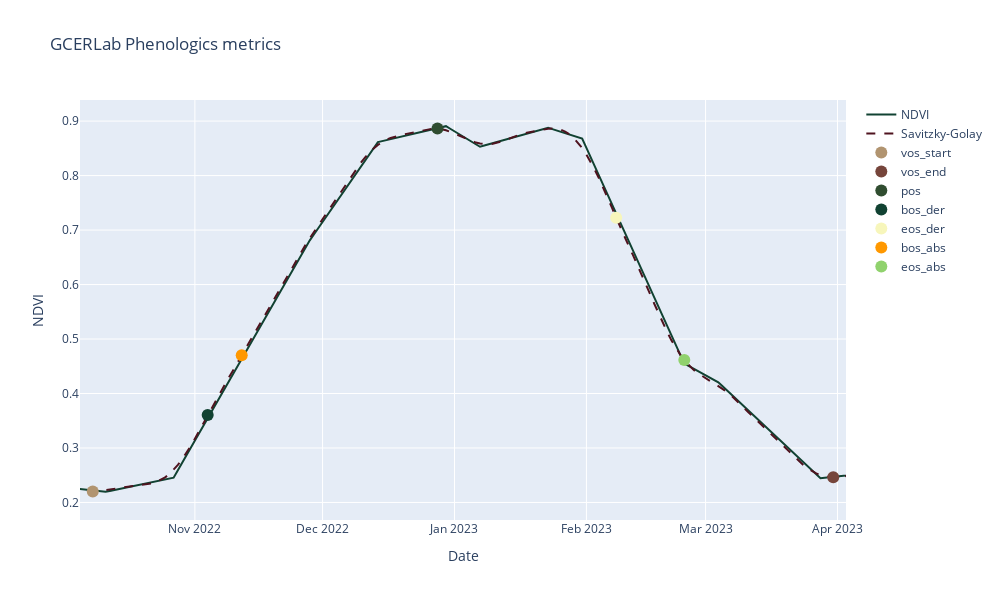

Notebook cell for this chart:
### Code cell
#Read geometry file
processador = ProcessadorGeoDataFrame(path)
vertices, geometry = processador.extrair_coordenadas(index_poligon)

#Get the time sereis NDVI
hsl = HLS(geometry, start_date, end_date)
ndvi_df = hsl.convert_to_dataframe()

#Smooth time series with NDVI
ndvi_df['savitzky_golay'] = savgol_filter(ndvi_df['ndvi'], window_size, poly_order)

#Get and VOS and POS metrics
vos_pos_analyzer = VosPosMetrics(ndvi_df, order_ndvi)
phenology_df = vos_pos_analyzer.analyze_phenology()

#Get and BOS and EOS metrics
analysis = BosEosMetrics(ndvi_df, phenology_df, 0.457)
phenology_df  = analysis.execute_analysis()


#Plot the results
visualizer = PhenologyVisualizer(ndvi_df, phenology_df)
visualizer.convert_dates()
visualizer.create_plot()

### Figure 1 — Plotly figure (JSON) as saved in the notebook; plotly's stock layout.template omitted (floating-point values rounded to 4 significant figures; data arrays with more than 128 entries replaced by an {"elided": "..."} marker saying what was removed)
{"data": [{"line": {"color": "#114232"}, "mode": "lines", "name": "NDVI", "type": "scatter", "x": {"elided": "209 str values"}, "y": {"elided": "209 float values"}}, {"line": {"color": "#4f131f", "dash": "dash"}, "mode": "lines", "name": "Savitzky-Golay", "type": "scatter", "x": {"elided": "209 str values"}, "y": {"elided": "209 float values"}}, {"marker": {"color": "#B19470", "size": 12}, "mode": "markers", "name": "vos_start", "type": "scatter", "x": ["2022-10-08T00:00:00"], "y": [0.2201]}, {"marker": {"color": "#76453B", "size": 12}, "mode": "markers", "name": "vos_end", "type": "scatter", "x": ["2023-03-31T00:00:00"], "y": [0.2461]}, {"marker": {"color": "#304D30", "size": 12}, "mode": "markers", "name": "pos", "type": "scatter", "x": ["2022-12-28T00:00:00"], "y": [0.8864]}, {"marker": {"color": "#114232", "size": 12}, "mode": "markers", "name": "bos_der", "type": "scatter", "x": ["2022-11-04T00:00:00"], "y": [0.3604]}, {"marker": {"color": "#F7F6BB", "size": 12}, "mode": "markers", "name": "eos_der", "type": "scatter", "x": ["2023-02-08T00:00:00"], "y": [0.7227]}, {"marker": {"color": "#FF9800", "size": 12}, "mode": "markers", "name": "bos_abs", "type": "scatter", "x": ["2022-11-12T00:00:00"], "y": [0.4701]}, {"marker": {"color": "#90D26D", "size": 12}, "mode": "markers", "name": "eos_abs", "type": "scatter", "x": ["2023-02-24T00:00:00"], "y": [0.4614]}], "layout": {"height": 600, "showlegend": true, "title": {"text": "GCERLab Phenologics metrics"}, "width": 1000, "xaxis": {"range": ["2022-10-05T00:00:00", "2023-04-03T00:00:00"], "title": {"text": "Date"}}, "yaxis": {"title": {"text": "NDVI"}}}}
